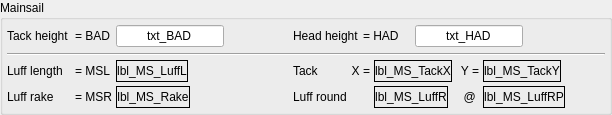
    <widget class="QGroupBox" name="groupBox_5" >
     <property name="sizePolicy" >
      <sizepolicy vsizetype="Fixed" hsizetype="MinimumExpanding" >
       <horstretch>0</horstretch>
       <verstretch>0</verstretch>
      </sizepolicy>
     </property>
     <property name="minimumSize" >
      <size>
       <width>0</width>
       <height>0</height>
      </size>
     </property>
     <property name="title" >
      <string>Mainsail</string>
     </property>
     <layout class="QGridLayout" >
      <property name="margin" >
       <number>4</number>
      </property>
      <property name="spacing" >
       <number>4</number>
      </property>
      <item row="3" column="10" colspan="2" >
       <widget class="QLabel" name="lbl_MS_LuffRP" >
        <property name="sizePolicy" >
         <sizepolicy vsizetype="Fixed" hsizetype="Fixed" >
          <horstretch>0</horstretch>
          <verstretch>0</verstretch>
         </sizepolicy>
        </property>
        <property name="minimumSize" >
         <size>
          <width>60</width>
          <height>22</height>
         </size>
        </property>
        <property name="frameShape" >
         <enum>QFrame::Box</enum>
        </property>
        <property name="text" >
         <string>lbl_MS_LuffRP</string>
        </property>
        <property name="alignment" >
         <set>Qt::AlignCenter</set>
        </property>
       </widget>
      </item>
      <item row="3" column="9" >
       <widget class="QLabel" name="label" >
        <property name="sizePolicy" >
         <sizepolicy vsizetype="Fixed" hsizetype="Fixed" >
          <horstretch>0</horstretch>
          <verstretch>0</verstretch>
         </sizepolicy>
        </property>
        <property name="minimumSize" >
         <size>
          <width>20</width>
          <height>22</height>
         </size>
        </property>
        <property name="text" >
         <string>@ </string>
        </property>
        <property name="alignment" >
         <set>Qt::AlignRight|Qt::AlignTrailing|Qt::AlignVCenter</set>
        </property>
       </widget>
      </item>
      <item row="3" column="7" colspan="2" >
       <widget class="QLabel" name="lbl_MS_LuffR" >
        <property name="sizePolicy" >
         <sizepolicy vsizetype="Fixed" hsizetype="Fixed" >
          <horstretch>0</horstretch>
          <verstretch>0</verstretch>
         </sizepolicy>
        </property>
        <property name="minimumSize" >
         <size>
          <width>60</width>
          <height>22</height>
         </size>
        </property>
        <property name="frameShape" >
         <enum>QFrame::Box</enum>
        </property>
        <property name="text" >
         <string>lbl_MS_LuffR</string>
        </property>
        <property name="alignment" >
         <set>Qt::AlignCenter</set>
        </property>
       </widget>
      </item>
      <item row="2" column="10" colspan="2" >
       <widget class="QLabel" name="lbl_MS_TackY" >
        <property name="sizePolicy" >
         <sizepolicy vsizetype="Fixed" hsizetype="Fixed" >
          <horstretch>0</horstretch>
          <verstretch>0</verstretch>
         </sizepolicy>
        </property>
        <property name="minimumSize" >
         <size>
          <width>70</width>
          <height>22</height>
         </size>
        </property>
        <property name="frameShape" >
         <enum>QFrame::Box</enum>
        </property>
        <property name="text" >
         <string>lbl_MS_TackY</string>
        </property>
        <property name="alignment" >
         <set>Qt::AlignCenter</set>
        </property>
       </widget>
      </item>
      <item row="2" column="9" >
       <widget class="QLabel" name="lbl_Y" >
        <property name="sizePolicy" >
         <sizepolicy vsizetype="Fixed" hsizetype="Fixed" >
          <horstretch>0</horstretch>
          <verstretch>0</verstretch>
         </sizepolicy>
        </property>
        <property name="minimumSize" >
         <size>
          <width>20</width>
          <height>22</height>
         </size>
        </property>
        <property name="text" >
         <string>Y =</string>
        </property>
        <property name="alignment" >
         <set>Qt::AlignRight|Qt::AlignTrailing|Qt::AlignVCenter</set>
        </property>
       </widget>
      </item>
      <item row="2" column="7" colspan="2" >
       <widget class="QLabel" name="lbl_MS_TackX" >
        <property name="sizePolicy" >
         <sizepolicy vsizetype="Fixed" hsizetype="Fixed" >
          <horstretch>0</horstretch>
          <verstretch>0</verstretch>
         </sizepolicy>
        </property>
        <property name="minimumSize" >
         <size>
          <width>70</width>
          <height>22</height>
         </size>
        </property>
        <property name="frameShape" >
         <enum>QFrame::Box</enum>
        </property>
        <property name="text" >
         <string>lbl_MS_TackX</string>
        </property>
        <property name="alignment" >
         <set>Qt::AlignCenter</set>
        </property>
       </widget>
      </item>
      <item row="2" column="5" colspan="2" >
       <widget class="QLabel" name="lbl_X" >
        <property name="sizePolicy" >
         <sizepolicy vsizetype="Fixed" hsizetype="Fixed" >
          <horstretch>0</horstretch>
          <verstretch>0</verstretch>
         </sizepolicy>
        </property>
        <property name="text" >
         <string>X =</string>
        </property>
        <property name="alignment" >
         <set>Qt::AlignRight|Qt::AlignTrailing|Qt::AlignVCenter</set>
        </property>
       </widget>
      </item>
      <item row="2" column="4" >
       <widget class="QLabel" name="lbl_Main_Tack" >
        <property name="sizePolicy" >
         <sizepolicy vsizetype="Fixed" hsizetype="Fixed" >
          <horstretch>0</horstretch>
          <verstretch>0</verstretch>
         </sizepolicy>
        </property>
        <property name="text" >
         <string>Tack</string>
        </property>
       </widget>
      </item>
      <item row="2" column="3" >
       <spacer>
        <property name="orientation" >
         <enum>Qt::Horizontal</enum>
        </property>
        <property name="sizeType" >
         <enum>QSizePolicy::Minimum</enum>
        </property>
        <property name="sizeHint" stdset="0" >
         <size>
          <width>61</width>
          <height>22</height>
         </size>
        </property>
       </spacer>
      </item>
      <item row="2" column="2" >
       <widget class="QLabel" name="lbl_MS_LuffL" >
        <property name="sizePolicy" >
         <sizepolicy vsizetype="Fixed" hsizetype="Fixed" >
          <horstretch>0</horstretch>
          <verstretch>0</verstretch>
         </sizepolicy>
        </property>
        <property name="minimumSize" >
         <size>
          <width>60</width>
          <height>22</height>
         </size>
        </property>
        <property name="frameShape" >
         <enum>QFrame::Box</enum>
        </property>
        <property name="text" >
         <string>lbl_MS_LuffL</string>
        </property>
        <property name="alignment" >
         <set>Qt::AlignCenter</set>
        </property>
       </widget>
      </item>
      <item row="2" column="1" >
       <widget class="QLabel" name="lblMSLL" >
        <property name="sizePolicy" >
         <sizepolicy vsizetype="Fixed" hsizetype="Fixed" >
          <horstretch>0</horstretch>
          <verstretch>0</verstretch>
         </sizepolicy>
        </property>
        <property name="text" >
         <string>= MSL</string>
        </property>
       </widget>
      </item>
      <item row="2" column="0" >
       <widget class="QLabel" name="lbl_Main_LuffL" >
        <property name="sizePolicy" >
         <sizepolicy vsizetype="Fixed" hsizetype="Fixed" >
          <horstretch>0</horstretch>
          <verstretch>0</verstretch>
         </sizepolicy>
        </property>
        <property name="minimumSize" >
         <size>
          <width>60</width>
          <height>22</height>
         </size>
        </property>
        <property name="text" >
         <string>Luff length </string>
        </property>
       </widget>
      </item>
      <item row="3" column="4" >
       <widget class="QLabel" name="lbl_Main_Luff_Round" >
        <property name="sizePolicy" >
         <sizepolicy vsizetype="Fixed" hsizetype="Fixed" >
          <horstretch>0</horstretch>
          <verstretch>0</verstretch>
         </sizepolicy>
        </property>
        <property name="minimumSize" >
         <size>
          <width>0</width>
          <height>22</height>
         </size>
        </property>
        <property name="text" >
         <string>Luff round</string>
        </property>
       </widget>
      </item>
      <item row="3" column="2" >
       <widget class="QLabel" name="lbl_MS_Rake" >
        <property name="sizePolicy" >
         <sizepolicy vsizetype="Fixed" hsizetype="Fixed" >
          <horstretch>0</horstretch>
          <verstretch>0</verstretch>
         </sizepolicy>
        </property>
        <property name="minimumSize" >
         <size>
          <width>60</width>
          <height>22</height>
         </size>
        </property>
        <property name="frameShape" >
         <enum>QFrame::Box</enum>
        </property>
        <property name="text" >
         <string>lbl_MS_Rake</string>
        </property>
        <property name="alignment" >
         <set>Qt::AlignCenter</set>
        </property>
       </widget>
      </item>
      <item row="3" column="1" >
       <widget class="QLabel" name="lblMSR" >
        <property name="sizePolicy" >
         <sizepolicy vsizetype="Fixed" hsizetype="Fixed" >
          <horstretch>0</horstretch>
          <verstretch>0</verstretch>
         </sizepolicy>
        </property>
        <property name="text" >
         <string>= MSR</string>
        </property>
       </widget>
      </item>
      <item row="3" column="0" >
       <widget class="QLabel" name="lbl_Main_Rake" >
        <property name="sizePolicy" >
         <sizepolicy vsizetype="Fixed" hsizetype="Fixed" >
          <horstretch>0</horstretch>
          <verstretch>0</verstretch>
         </sizepolicy>
        </property>
        <property name="minimumSize" >
         <size>
          <width>60</width>
          <height>22</height>
         </size>
        </property>
        <property name="text" >
         <string>Luff rake</string>
        </property>
       </widget>
      </item>
      <item row="0" column="3" >
       <spacer>
        <property name="orientation" >
         <enum>Qt::Horizontal</enum>
        </property>
        <property name="sizeType" >
         <enum>QSizePolicy::Minimum</enum>
        </property>
        <property name="sizeHint" stdset="0" >
         <size>
          <width>51</width>
          <height>25</height>
         </size>
        </property>
       </spacer>
      </item>
      <item row="0" column="0" >
       <widget class="QLabel" name="lbl_BAD" >
        <property name="sizePolicy" >
         <sizepolicy vsizetype="Fixed" hsizetype="Fixed" >
          <horstretch>0</horstretch>
          <verstretch>0</verstretch>
         </sizepolicy>
        </property>
        <property name="minimumSize" >
         <size>
          <width>60</width>
          <height>22</height>
         </size>
        </property>
        <property name="text" >
         <string>Tack height </string>
        </property>
       </widget>
      </item>
      <item row="0" column="2" >
       <widget class="QLineEdit" name="txt_BAD" >
        <property name="sizePolicy" >
         <sizepolicy vsizetype="Fixed" hsizetype="Fixed" >
          <horstretch>0</horstretch>
          <verstretch>0</verstretch>
         </sizepolicy>
        </property>
        <property name="minimumSize" >
         <size>
          <width>60</width>
          <height>0</height>
         </size>
        </property>
        <property name="text" >
         <string>txt_BAD</string>
        </property>
        <property name="alignment" >
         <set>Qt::AlignHCenter</set>
        </property>
       </widget>
      </item>
      <item row="0" column="1" >
       <widget class="QLabel" name="lblBAD" >
        <property name="sizePolicy" >
         <sizepolicy vsizetype="Fixed" hsizetype="Fixed" >
          <horstretch>0</horstretch>
          <verstretch>0</verstretch>
         </sizepolicy>
        </property>
        <property name="minimumSize" >
         <size>
          <width>0</width>
          <height>0</height>
         </size>
        </property>
        <property name="text" >
         <string>= BAD</string>
        </property>
       </widget>
      </item>
      <item row="1" column="0" colspan="12" >
       <widget class="Line" name="line_2" >
        <property name="orientation" >
         <enum>Qt::Horizontal</enum>
        </property>
       </widget>
      </item>
      <item row="0" column="4" colspan="2" >
       <widget class="QLabel" name="lbl_HAD" >
        <property name="sizePolicy" >
         <sizepolicy vsizetype="Fixed" hsizetype="Fixed" >
          <horstretch>0</horstretch>
          <verstretch>0</verstretch>
         </sizepolicy>
        </property>
        <property name="text" >
         <string>Head height</string>
        </property>
       </widget>
      </item>
      <item row="0" column="6" colspan="2" >
       <widget class="QLabel" name="lblHAD" >
        <property name="sizePolicy" >
         <sizepolicy vsizetype="Fixed" hsizetype="Fixed" >
          <horstretch>0</horstretch>
          <verstretch>0</verstretch>
         </sizepolicy>
        </property>
        <property name="text" >
         <string>= HAD</string>
        </property>
       </widget>
      </item>
      <item row="0" column="8" colspan="3" >
       <widget class="QLineEdit" name="txt_HAD" >
        <property name="sizePolicy" >
         <sizepolicy vsizetype="Fixed" hsizetype="Fixed" >
          <horstretch>0</horstretch>
          <verstretch>0</verstretch>
         </sizepolicy>
        </property>
        <property name="minimumSize" >
         <size>
          <width>60</width>
          <height>0</height>
         </size>
        </property>
        <property name="text" >
         <string>txt_HAD</string>
        </property>
        <property name="alignment" >
         <set>Qt::AlignHCenter</set>
        </property>
       </widget>
      </item>
      <item row="0" column="11" >
       <spacer>
        <property name="orientation" >
         <enum>Qt::Horizontal</enum>
        </property>
        <property name="sizeHint" stdset="0" >
         <size>
          <width>40</width>
          <height>20</height>
         </size>
        </property>
       </spacer>
      </item>
     </layout>
    </widget>
